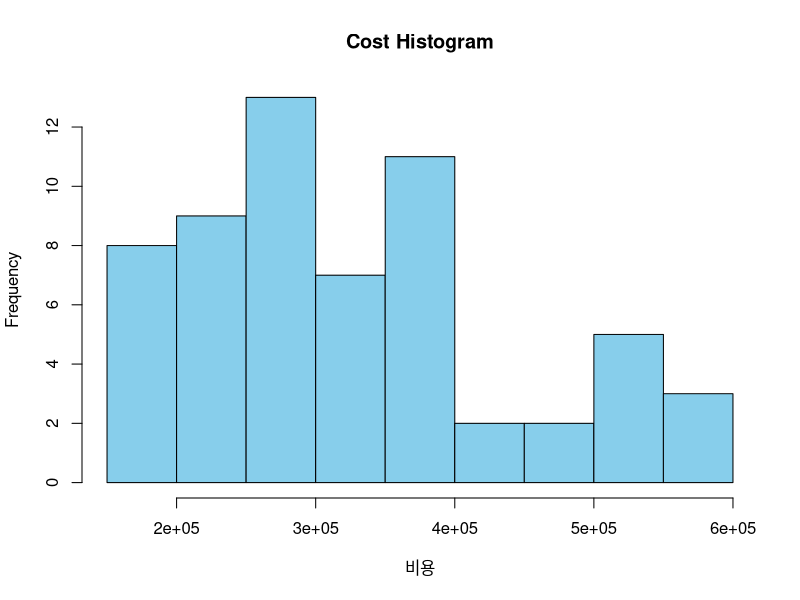
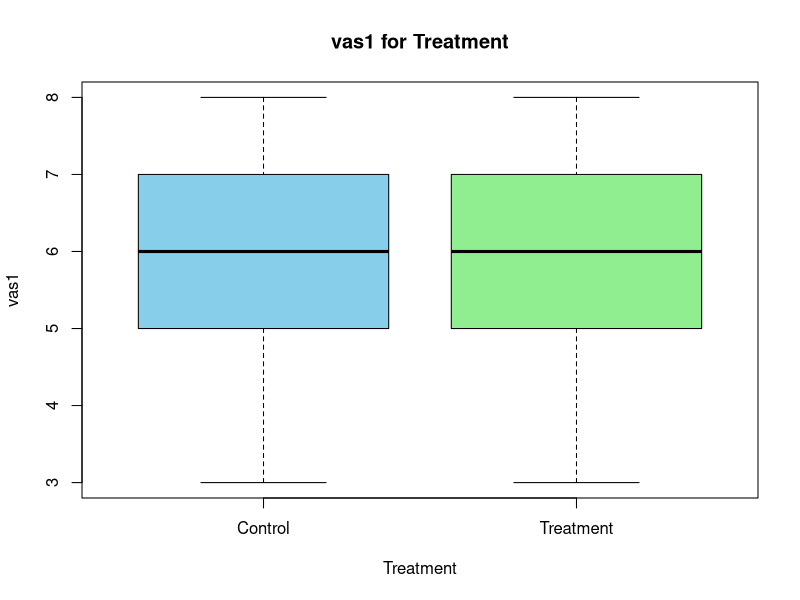
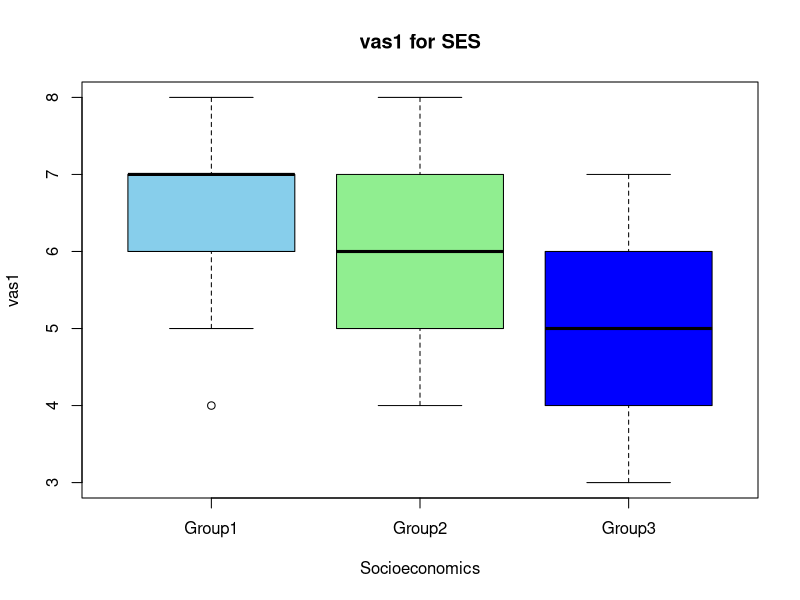
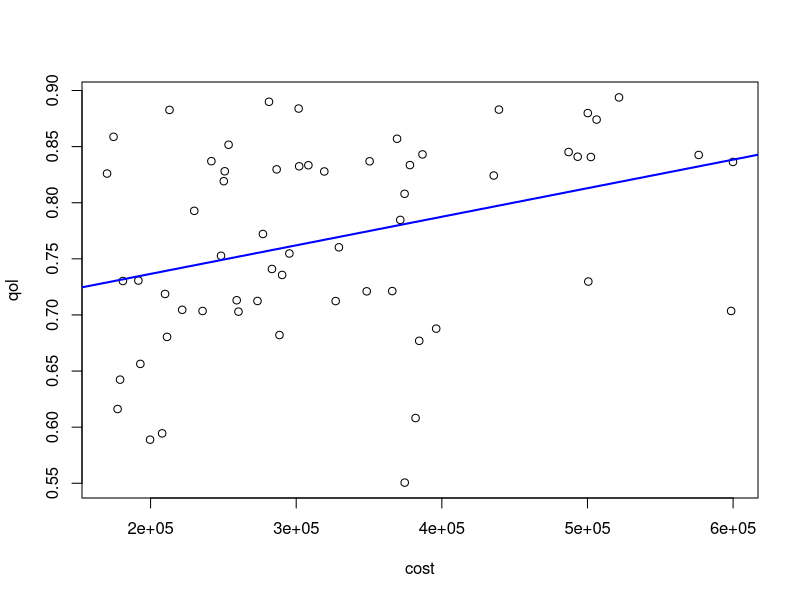
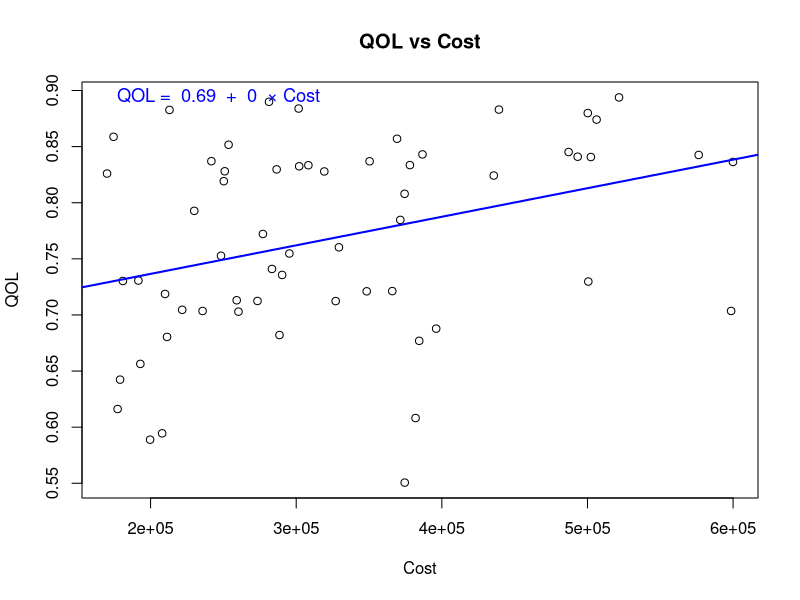
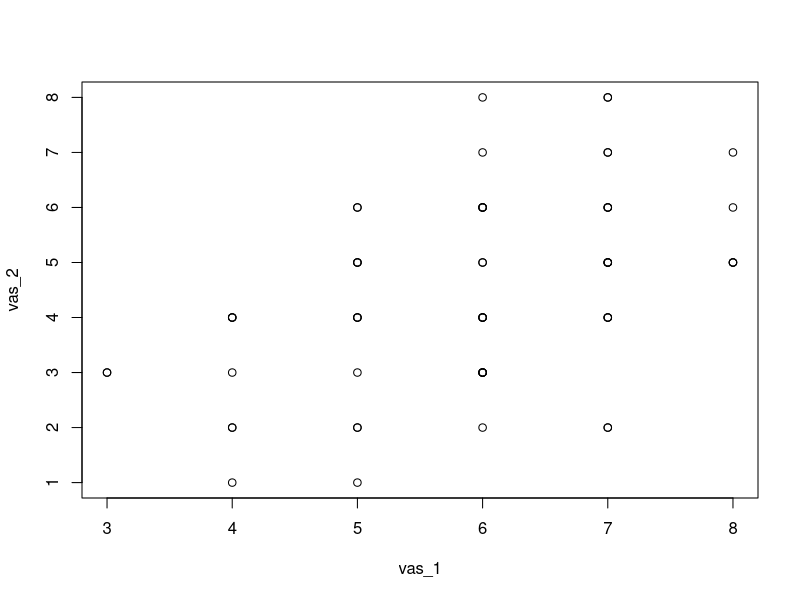

The R source for these figures, in order:
# 보건의료통계학 - 부산대학교 김남권 교수

################################################################################
# 6강. 기술통계 2
################################################################################

# 이 강의는 R 기본 함수만 사용하므로 별도 패키지가 필요 없습니다.

##### 기술통계 신뢰구간 계산

#### dnorm, pnorm, qnorm, rnorm 함수 설명

# dnorm : 확률밀도함수

dnorm(0, mean = 0, sd = 1)

# pnorm : 누적확률함수

pnorm(-1.96, mean = 0, sd = 1)

# qnorm : 분위수함수(quantile)

qnorm(0.5, mean = 0, sd = 1)
qnorm(0.95, mean = 0, sd = 1)
qnorm(0.975, mean = 0, sd = 1)
qnorm(0.025, mean = 0, sd = 1)

# rnorm : 난수생성함수(random)

rnorm(5, mean =0, sd =1)

# 6-1.모집단평균의 신뢰구간 : z 분포

# 환자들의 예약시간 지체를 조사함. 35명의 환자로 구성된 한 표본, 평균 시간은 17.2 분 이었다.
# 과거의 연구에 의하면 표준편차는 8분 정도 된다고 한다.
# 모집단의 분포는 정규분포가 아닌 것으로 판단되고 있다.
# 약속 지체 시간 μ의 90% 신뢰구간은 얼마인가?

stat6_1 <- function(n, mean, sigma, cipct){
  z = qnorm((cipct/100)+(100-cipct)/200, 0, 1)
  uci = mean + z*(sigma/sqrt(n))
  lci = mean - z*(sigma/sqrt(n))
  cat (cipct, "퍼센트 z=", z, "\n",
       cipct, "퍼센트 신뢰구간은", lci,",", uci)
}

stat6_1(35, 17.2, 8, 90)

# 문제 : 위의 문제에서 95%의 신뢰구간을 구하시오.

# 답안 :

stat6_1(35, 17.2, 8, 95)


# 6-2. 모집단평균의 신뢰구간 : t 분포

# 건강한 사람 15명으로 구성된 표본을 대상으로 혈청 아밀라아제 측정함.
# 평균 96단위/100ml이고 표준편차 35단위/100ml 인 정규분포 함.
# 모집단의 분산이 알려져 있지 않을 때 95% 신뢰구간은?

stat6_2 <- function(n, mean, sigma, cipct){
  t = qt((cipct/100)+(100-cipct)/200, n-1) # t분포 관련함수 : dt, pt, qt, rt
  uci = mean + t*(sigma/sqrt(n))
  lci = mean - t*(sigma/sqrt(n))
  cat (cipct, "퍼센트 t=", t, "\n",
       cipct, "퍼센트 신뢰구간은", lci,",", uci)

}

stat6_2(15, 96, 35, 95)

# 문제 : 위의 문제에서 90%의 신뢰구간을 구하시오.

# 답안 :

stat6_2(15, 96, 35, 90)

# 6-3. 모집단평균 차이의 신뢰구간 : z 분포 (모분산을 아는 경우)

# 정신지체아 치료병원에서 몽골리즘 환자 12명 표본의 혈청 요산의 평균은 4.5mg/100ml 이고,
# 동일연령 동일 성의 정상인 15명 표본의 혈청 요산의 평균은 3.4mg/100ml 임.
# 두 모집단은 분산이 1mg/100ml 로 동일하다면, 두 군 차이의 95% 신뢰구간은?

# 1. stat6_3 함수 정의 (모분산을 알고 있는 두 모집단의 평균 차이에 대한 신뢰구간)

stat6_3 <- function(x1_bar, n1, sigma1_sq, x2_bar, n2, sigma2_sq, cipct = 95) {

  # (1) 두 표본평균의 차이 계산
  mean_diff <- x1_bar - x2_bar

  # (2) 표준오차(Standard Error) 계산
  se <- sqrt((sigma1_sq / n1) + (sigma2_sq / n2))

  # (3) 누적확률식을 적용하여 양측 검정용 z 임계값 계산
  z <- qnorm((cipct/100) + (100-cipct)/200)

  # (4) 오차 한계(Margin of Error) 계산
  me <- z * se

  # (5) 신뢰구간 하한과 상한 계산
  lower_bound <- mean_diff - me
  upper_bound <- mean_diff + me

  # 결과 출력 및 벡터 형태로 반환
  result <- c(lower_bound, upper_bound)
  names(result) <- c("Lower Bound", "Upper Bound")

  return(result)
}

# 2. 생성된 stat6_3 함수를 이용하여 예제 문제 계산하기
# 문제 조건: x1_bar=4.5, n1=12, sigma1_sq=1, x2_bar=3.4, n2=15, sigma2_sq=1, cipct=95
ci_result <- stat6_3(
  x1_bar    = 4.5,
  n1        = 12,
  sigma1_sq = 1,
  x2_bar    = 3.4,
  n2        = 15,
  sigma2_sq = 1,
  cipct     = 95
)

ci_result

# 3. 소수점 자리수를 조절하여 이미지와 동일한 포맷으로 출력
cat("신뢰구간 = (", round(ci_result[1], 5), ",", round(ci_result[2], 4), ")\n")

# 문제 : 위의 문제에서 몽골리즘 표본은 20명, 건강인은 25명인 경우의 95% 신뢰구간은?

# 답안 :



##### 기본 그래프 함수

# Working directory

setwd("")
getwd()

vas <- read.csv("vas.csv")

attach(vas)

# 1. Histogram

hist(cost, main="Cost Histogram", xlab= "비용", col="skyblue")

# 2. Box plot

boxplot(vas_1 ~ treat,
        xlab = "Treatment",
        ylab = "vas1",
        main = "vas1 for Treatment",
        col = c("skyblue", "lightgreen"),
        names = c("Control", "Treatment")
        )

# 문제 : vas_1 of SES 의 boxplot 그래프를 그려보세요.

# 답안

boxplot(vas_1 ~ ses,
        xlab = "Socioeconomics",
        ylab = "vas1",
        main = "vas1 for SES",
        col = c("skyblue", "lightgreen","blue"),
        names = c("Group1", "Group2", "Group3")
)

# 3. scatter plot

plot(qol ~ cost)

lm <- lm(qol ~ cost)
abline(lm, col = "blue", lwd = 2)

plot(qol ~ cost,
     main = "QOL vs Cost",
     xlab = "Cost",
     ylab = "QOL")
abline(lm, col = "blue", lwd = 2)

coef <- coef(lm)
coef
intercept <- round(coef[1], 2)
slope     <- round(coef[2], 2)

eq <- paste("QOL = ", intercept, " + ", slope, " × Cost")

text(x = min(cost), y = max(qol), labels = eq, pos = 4, col = "blue", cex = 1.1)

# 문제 : vas_1(x축) 과 vas_2(y축) 의 scatter plot을 그려 보세요.

# 답안

plot(vas_2 ~ vas_1)

detach(vas)
